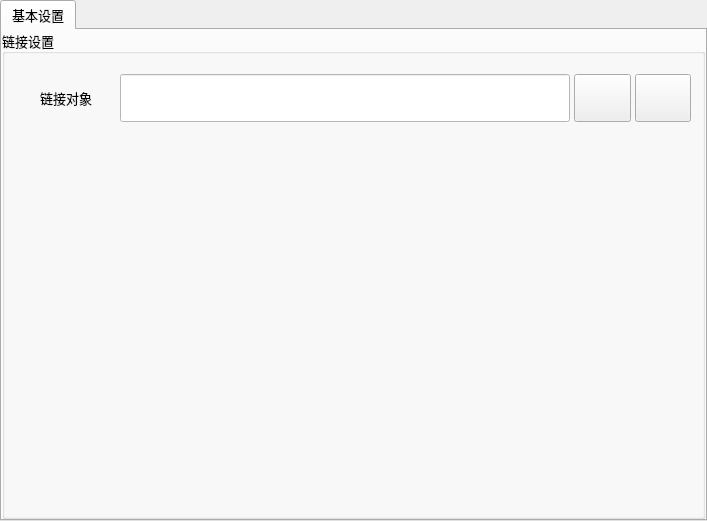
<?xml version="1.0" encoding="UTF-8"?>
<ui version="4.0">
 <class>frmForToolClass</class>
 <widget class="QWidget" name="frmForToolClass">
  <property name="geometry">
   <rect>
    <x>0</x>
    <y>0</y>
    <width>707</width>
    <height>521</height>
   </rect>
  </property>
  <property name="sizePolicy">
   <sizepolicy hsizetype="Preferred" vsizetype="Preferred">
    <horstretch>0</horstretch>
    <verstretch>0</verstretch>
   </sizepolicy>
  </property>
  <property name="minimumSize">
   <size>
    <width>500</width>
    <height>270</height>
   </size>
  </property>
  <property name="maximumSize">
   <size>
    <width>16777215</width>
    <height>16777215</height>
   </size>
  </property>
  <property name="windowTitle">
   <string>接受设置</string>
  </property>
  <layout class="QVBoxLayout" name="verticalLayout">
   <property name="spacing">
    <number>0</number>
   </property>
   <property name="leftMargin">
    <number>0</number>
   </property>
   <property name="topMargin">
    <number>0</number>
   </property>
   <property name="rightMargin">
    <number>0</number>
   </property>
   <property name="bottomMargin">
    <number>0</number>
   </property>
   <item>
    <widget class="QTabWidget" name="tabWidget">
     <property name="sizePolicy">
      <sizepolicy hsizetype="Expanding" vsizetype="Expanding">
       <horstretch>0</horstretch>
       <verstretch>0</verstretch>
      </sizepolicy>
     </property>
     <property name="minimumSize">
      <size>
       <width>0</width>
       <height>0</height>
      </size>
     </property>
     <property name="maximumSize">
      <size>
       <width>16777215</width>
       <height>16777215</height>
      </size>
     </property>
     <property name="font">
      <font>
       <family>微软雅黑</family>
       <pointsize>10</pointsize>
      </font>
     </property>
     <property name="currentIndex">
      <number>0</number>
     </property>
     <widget class="QWidget" name="tab">
      <attribute name="title">
       <string>基本设置</string>
      </attribute>
      <layout class="QVBoxLayout" name="verticalLayout_2" stretch="1">
       <property name="spacing">
        <number>0</number>
       </property>
       <property name="leftMargin">
        <number>0</number>
       </property>
       <property name="topMargin">
        <number>0</number>
       </property>
       <property name="rightMargin">
        <number>0</number>
       </property>
       <property name="bottomMargin">
        <number>0</number>
       </property>
       <item>
        <widget class="QGroupBox" name="groupC2">
         <property name="font">
          <font>
           <family>微软雅黑</family>
           <pointsize>10</pointsize>
          </font>
         </property>
         <property name="title">
          <string>链接设置</string>
         </property>
         <layout class="QVBoxLayout" name="verticalLayout_3" stretch="1,8">
          <property name="topMargin">
           <number>20</number>
          </property>
          <item>
           <layout class="QHBoxLayout" name="horizontalLayout_2" stretch="1,8,1,1">
            <property name="spacing">
             <number>4</number>
            </property>
            <item>
             <widget class="QLabel" name="label_5">
              <property name="minimumSize">
               <size>
                <width>100</width>
                <height>30</height>
               </size>
              </property>
              <property name="font">
               <font>
                <family>微软雅黑</family>
                <pointsize>10</pointsize>
               </font>
              </property>
              <property name="text">
               <string>链接对象</string>
              </property>
              <property name="alignment">
               <set>Qt::AlignCenter</set>
              </property>
             </widget>
            </item>
            <item>
             <widget class="QLineEdit" name="txtLinkContent">
              <property name="sizePolicy">
               <sizepolicy hsizetype="Preferred" vsizetype="Preferred">
                <horstretch>0</horstretch>
                <verstretch>0</verstretch>
               </sizepolicy>
              </property>
              <property name="minimumSize">
               <size>
                <width>200</width>
                <height>30</height>
               </size>
              </property>
              <property name="font">
               <font>
                <family>微软雅黑</family>
                <pointsize>10</pointsize>
               </font>
              </property>
              <property name="toolTip">
               <string>GlobalVarQString类型</string>
              </property>
              <property name="styleSheet">
               <string notr="true">color: rgb(0, 0, 200);
background-color: rgba(255, 255, 255,255);</string>
              </property>
              <property name="alignment">
               <set>Qt::AlignCenter</set>
              </property>
              <property name="readOnly">
               <bool>false</bool>
              </property>
             </widget>
            </item>
            <item>
             <widget class="QPushButton" name="btnLinkContent">
              <property name="sizePolicy">
               <sizepolicy hsizetype="Preferred" vsizetype="Preferred">
                <horstretch>0</horstretch>
                <verstretch>0</verstretch>
               </sizepolicy>
              </property>
              <property name="toolTip">
               <string>链接发送内容</string>
              </property>
              <property name="text">
               <string/>
              </property>
              <property name="icon">
               <iconset resource="../../../QApplication/saribbonresouce.qrc">
                <normaloff>:/image/icon/images/link.png</normaloff>:/image/icon/images/link.png</iconset>
              </property>
              <property name="iconSize">
               <size>
                <width>27</width>
                <height>27</height>
               </size>
              </property>
             </widget>
            </item>
            <item>
             <widget class="QPushButton" name="btnDelLinkContent">
              <property name="sizePolicy">
               <sizepolicy hsizetype="Preferred" vsizetype="Preferred">
                <horstretch>0</horstretch>
                <verstretch>0</verstretch>
               </sizepolicy>
              </property>
              <property name="toolTip">
               <string>删除发送内容链接</string>
              </property>
              <property name="text">
               <string/>
              </property>
              <property name="icon">
               <iconset resource="../../../QApplication/saribbonresouce.qrc">
                <normaloff>:/image/icon/images/close.png</normaloff>:/image/icon/images/close.png</iconset>
              </property>
              <property name="iconSize">
               <size>
                <width>27</width>
                <height>27</height>
               </size>
              </property>
             </widget>
            </item>
           </layout>
          </item>
          <item>
           <spacer name="verticalSpacer">
            <property name="orientation">
             <enum>Qt::Vertical</enum>
            </property>
            <property name="sizeHint" stdset="0">
             <size>
              <width>20</width>
              <height>395</height>
             </size>
            </property>
           </spacer>
          </item>
         </layout>
        </widget>
       </item>
      </layout>
     </widget>
    </widget>
   </item>
  </layout>
 </widget>
 <layoutdefault spacing="6" margin="11"/>
 <resources>
  <include location="../../../QApplication/saribbonresouce.qrc"/>
 </resources>
 <connections/>
</ui>
